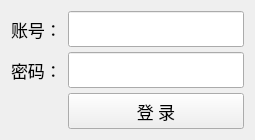
<?xml version="1.0" encoding="UTF-8"?>
<ui version="4.0">
 <class>LoginForm</class>
 <widget class="QWidget" name="LoginForm">
  <property name="geometry">
   <rect>
    <x>0</x>
    <y>0</y>
    <width>255</width>
    <height>140</height>
   </rect>
  </property>
  <property name="minimumSize">
   <size>
    <width>255</width>
    <height>140</height>
   </size>
  </property>
  <property name="maximumSize">
   <size>
    <width>255</width>
    <height>140</height>
   </size>
  </property>
  <property name="windowTitle">
   <string>登录</string>
  </property>
  <layout class="QFormLayout" name="formLayout">
   <item row="0" column="0">
    <widget class="QLabel" name="label">
     <property name="minimumSize">
      <size>
       <width>0</width>
       <height>36</height>
      </size>
     </property>
     <property name="font">
      <font>
       <family>宋体</family>
       <pointsize>13</pointsize>
      </font>
     </property>
     <property name="text">
      <string>账号：</string>
     </property>
    </widget>
   </item>
   <item row="0" column="1">
    <widget class="QLineEdit" name="editUsername">
     <property name="minimumSize">
      <size>
       <width>0</width>
       <height>36</height>
      </size>
     </property>
     <property name="font">
      <font>
       <family>宋体</family>
       <pointsize>13</pointsize>
      </font>
     </property>
    </widget>
   </item>
   <item row="1" column="0">
    <widget class="QLabel" name="label_2">
     <property name="minimumSize">
      <size>
       <width>0</width>
       <height>36</height>
      </size>
     </property>
     <property name="font">
      <font>
       <family>宋体</family>
       <pointsize>13</pointsize>
      </font>
     </property>
     <property name="text">
      <string>密码：</string>
     </property>
    </widget>
   </item>
   <item row="1" column="1">
    <widget class="QLineEdit" name="editPassword">
     <property name="minimumSize">
      <size>
       <width>0</width>
       <height>36</height>
      </size>
     </property>
     <property name="font">
      <font>
       <family>宋体</family>
       <pointsize>13</pointsize>
      </font>
     </property>
     <property name="echoMode">
      <enum>QLineEdit::Password</enum>
     </property>
    </widget>
   </item>
   <item row="2" column="1">
    <widget class="QPushButton" name="btnSubmit">
     <property name="minimumSize">
      <size>
       <width>0</width>
       <height>36</height>
      </size>
     </property>
     <property name="font">
      <font>
       <family>宋体</family>
       <pointsize>13</pointsize>
      </font>
     </property>
     <property name="text">
      <string>登 录</string>
     </property>
    </widget>
   </item>
  </layout>
 </widget>
 <resources/>
 <connections>
  <connection>
   <sender>btnSubmit</sender>
   <signal>clicked()</signal>
   <receiver>LoginForm</receiver>
   <slot>doSubmit()</slot>
   <hints>
    <hint type="sourcelabel">
     <x>85</x>
     <y>110</y>
    </hint>
    <hint type="destinationlabel">
     <x>17</x>
     <y>98</y>
    </hint>
   </hints>
  </connection>
 </connections>
 <slots>
  <slot>doSubmit()</slot>
 </slots>
</ui>
